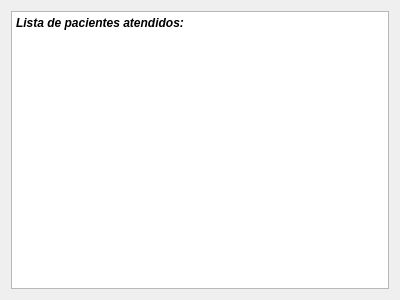
<?xml version="1.0" encoding="UTF-8"?>
<ui version="4.0">
 <class>Pacientes_atendidos</class>
 <widget class="QDialog" name="Pacientes_atendidos">
  <property name="geometry">
   <rect>
    <x>0</x>
    <y>0</y>
    <width>400</width>
    <height>300</height>
   </rect>
  </property>
  <property name="windowTitle">
   <string>Pacientes atendidos</string>
  </property>
  <layout class="QGridLayout" name="gridLayout">
   <item row="0" column="0">
    <widget class="QTextBrowser" name="textBrowserPA">
     <property name="html">
      <string>&lt;!DOCTYPE HTML PUBLIC &quot;-//W3C//DTD HTML 4.0//EN&quot; &quot;http://www.w3.org/TR/REC-html40/strict.dtd&quot;&gt;
&lt;html&gt;&lt;head&gt;&lt;meta name=&quot;qrichtext&quot; content=&quot;1&quot; /&gt;&lt;meta charset=&quot;utf-8&quot; /&gt;&lt;style type=&quot;text/css&quot;&gt;
p, li { white-space: pre-wrap; }
hr { height: 1px; border-width: 0; }
li.unchecked::marker { content: &quot;\2610&quot;; }
li.checked::marker { content: &quot;\2612&quot;; }
&lt;/style&gt;&lt;/head&gt;&lt;body style=&quot; font-family:'Segoe UI'; font-size:9pt; font-weight:400; font-style:normal;&quot;&gt;
&lt;p style=&quot; margin-top:0px; margin-bottom:0px; margin-left:0px; margin-right:0px; -qt-block-indent:0; text-indent:0px;&quot;&gt;&lt;span style=&quot; font-weight:700; font-style:italic;&quot;&gt;Lista de pacientes atendidos:&lt;/span&gt;&lt;/p&gt;&lt;/body&gt;&lt;/html&gt;</string>
     </property>
    </widget>
   </item>
  </layout>
 </widget>
 <resources/>
 <connections/>
</ui>
